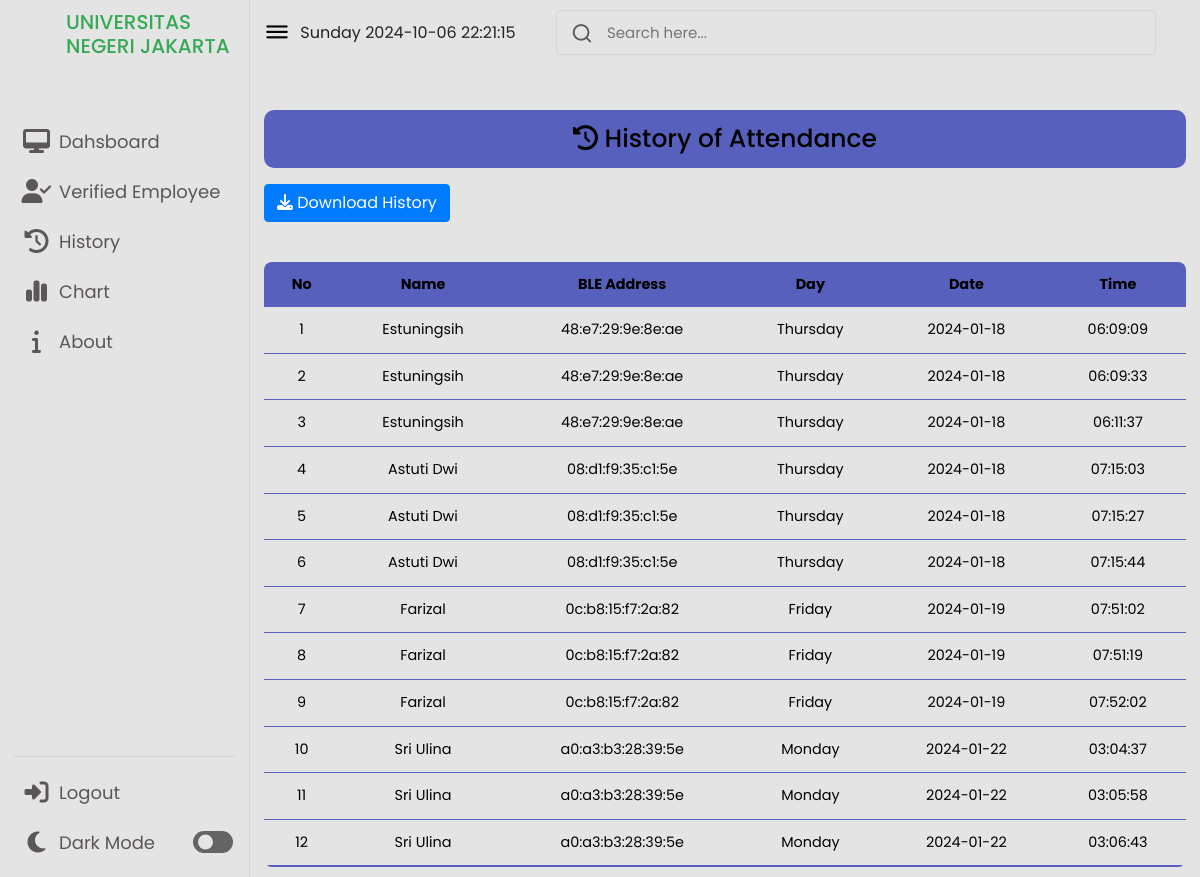
The page /history.php on the database its author committed.
### tables this page shows
CREATE TABLE `datas_ble` (
  `id` int(255) NOT NULL,
  `nama` varchar(255) NOT NULL,
  `address` varchar(255) NOT NULL,
  `datetime` timestamp NOT NULL DEFAULT current_timestamp(),
  `day_name` text GENERATED ALWAYS AS (date_format(`datetime`,'%W')) VIRTUAL,
  `time` text GENERATED ALWAYS AS (date_format(`datetime`,'%H:%i:%s')) VIRTUAL,
  `date` text GENERATED ALWAYS AS (date_format(`datetime`,'%Y-%m-%d')) VIRTUAL
);

### history.php (the view, shortened to what this page needs)
<!DOCTYPE html>
<html lang="en">
<head>
    <?php include "header.php"; ?>
</head>
<body>
    <?php include "menu.php"; ?>
    <section class="dashboard">
        <div class="top">
            <i class="uil uil-bars sidebar-toggle"></i>
            <?php
    $currentDay = date('l');
    echo $currentDay;
?>
<?php
echo date('Y-m-d H:i:s');
?>
            <div class="search-box">
                <i class="uil uil-search"></i>
                <input type="text" placeholder="Search here...">
            </div>
        </div>
        <div>
        <div class="title">
                <i class="fa-solid fa-clock-rotate-left"></i>
                <span class="text">History of Attendance</span>
        </div>
        <a href="export.php" class="btn btn-primary" style="margin-top: 1rem" tabindex="-1" role="button" aria-disabled="true">
            <i class="fa-solid fa-download"></i>
            <span class="text">Download History</span>
        </a>
        <table class="content-table">
            <thead>
            <tr>
                        <th>No</th>
                        <th>Name</th>
                        <th>BLE Address</th>
                        <th>Day</th>
                        <th>Date</th>
                        <th>Time</th>
                    </tr>
                    <tbody>
                        <?php
                        $conn = mysqli_connect("localhost", "root", "", "mqtt_log");
                        $sql = "SELECT * FROM datas_ble";
                        $result = $conn->query($sql);
                        if ($result->num_rows > 0) {
                            while ($row = $result-> fetch_assoc()) {
                                echo "<tr><td>" . $row["id"] . "</td><td>" . $row["nama"] . "</td><td>" . $row["address"] . "</td><td>" . $row["day_name"] . "</td><td>" . $row["date"] . "</td><td>" . $row["time"] . "</td></tr>"
                            ;}
                        }
                        else {
                            echo "No Results";
                        }
                        ?>
                    </tbody>
        </table>
        </div>
    </section>
</body>
</html>

### style.css (style rules this page uses)
* { margin: 0; padding: 0; box-sizing: border-box; font-family: 'Poppins', sans-serif; }
:root { --primary-color: #0E4BF1; --panel-color: rgb(228, 228, 228); --text-color: #000; --black-light-color: #5c5656; --border-color: #d0d5dd; --toggle-color: rgb(100, 100, 100); --box1-color: #5761bd; --box2-color: #36a956; --box3-color: #E7D1FC; --title-icon-color: #fff; --color-danger: #36a956; --color-primary: #5761bd; --color-info-dark: #0f0e0e; --color-white: rgb(255, 255, 255); --color-light: rgba(132, 139, 200, 0.18); --box-shadow: 0 2px 3px var (--color-light); --card-padding: 7px; --card-border-radius: 8px; --border-radius-1: 8px; --color-dark-variant: #677483; --color-dark: #363949; --table-color: #5761bd; --title-color: linear-gradient(to bottom, #10fdae, #4581da); --tran-05: all 0.5s ease; --tran-03: all 0.3s ease; --tran-02: all 0.2s ease; }
body { min-height: 100vh; }
.dashboard { position: relative; left: 250px; background-color: var(--panel-color); min-height: 100vh; width: calc(100% - 250px); padding: 10px 14px; transition: var(--tran-05); }
.dashboard .top { position: fixed; top: 0; left: 250px; display: flex; width: calc(100% - 250px); justify-content: space-between; align-items: center; padding: 10px 14px; background-color: var(--panel-color); transition: var(--tran-05); z-index: 10; }
.dashboard .top .sidebar-toggle { font-size: 26px; color: var(--text-color); cursor: pointer; }
.dashboard .top .search-box { position: relative; height: 45px; max-width: 600px; width: 100%; margin: 0 30px; }
.top .search-box input { position: absolute; border: 1px solid var(--border-color); background-color: var(--panel-color); padding: 0 25px 0 50px; border-radius: 5px; height: 100%; width: 100%; color: var(--text-color); font-size: 15px; font-weight: 400; outline: none; }
.top .search-box i { position: absolute; left: 15px; font-size: 22px; z-index: 10; top: 50%; transform: translateY(-50%); color: var(--black-light-color); }
section .title { font-size: 30px; color: var(--text-color); margin-top: 100px; margin-left:auto; margin-right:auto; text-align: center; font-size: 25px; font-weight: 500; background: var(--table-color); padding: 10px 15px; border-radius: 10px; }
.content-table { position: relative; border-collapse: collapse; font-size: 0.9em; width: 100%; border-radius: 5px 5px 0 0; overflow: hidden; margin-top: 40px; text-align: center; border-radius: var(--card-border-radius); padding: var(--card-padding); }
.content-table thead tr { background-color: var(--table-color); color: var(--text-color); text-align: center; font-weight: bold; }
.content-table th, .content-table td { padding: 12px 15px; }
.content-table tbody tr { border-bottom: 1px solid var(--color-primary); color: var(--text-color); }
.content-table tbody tr:last-of-type { border-bottom: 2px solid var(--table-color); }

### rows shown on the page
datas_ble: id "1", nama "Estuningsih", address "48:e7:29:9e:8e:ae", day_name "Thursday", date "2024-01-18", time "06:09:09"
datas_ble: id "2", nama "Estuningsih", address "48:e7:29:9e:8e:ae", day_name "Thursday", date "2024-01-18", time "06:09:33"
datas_ble: id "3", nama "Estuningsih", address "48:e7:29:9e:8e:ae", day_name "Thursday", date "2024-01-18", time "06:11:37"
datas_ble: id "4", nama "Astuti Dwi", address "08:d1:f9:35:c1:5e", day_name "Thursday", date "2024-01-18", time "07:15:03"
datas_ble: id "5", nama "Astuti Dwi", address "08:d1:f9:35:c1:5e", day_name "Thursday", date "2024-01-18", time "07:15:27"
datas_ble: id "6", nama "Astuti Dwi", address "08:d1:f9:35:c1:5e", day_name "Thursday", date "2024-01-18", time "07:15:44"
datas_ble: id "7", nama "Farizal", address "0c:b8:15:f7:2a:82", day_name "Friday", date "2024-01-19", time "07:51:02"
datas_ble: id "8", nama "Farizal", address "0c:b8:15:f7:2a:82", day_name "Friday", date "2024-01-19", time "07:51:19"
datas_ble: id "9", nama "Farizal", address "0c:b8:15:f7:2a:82", day_name "Friday", date "2024-01-19", time "07:52:02"
datas_ble: id "10", nama "Sri Ulina", address "a0:a3:b3:28:39:5e", day_name "Monday", date "2024-01-22", time "03:04:37"
datas_ble: id "11", nama "Sri Ulina", address "a0:a3:b3:28:39:5e", day_name "Monday", date "2024-01-22", time "03:05:58"
datas_ble: id "12", nama "Sri Ulina", address "a0:a3:b3:28:39:5e", day_name "Monday", date "2024-01-22", time "03:06:43"
